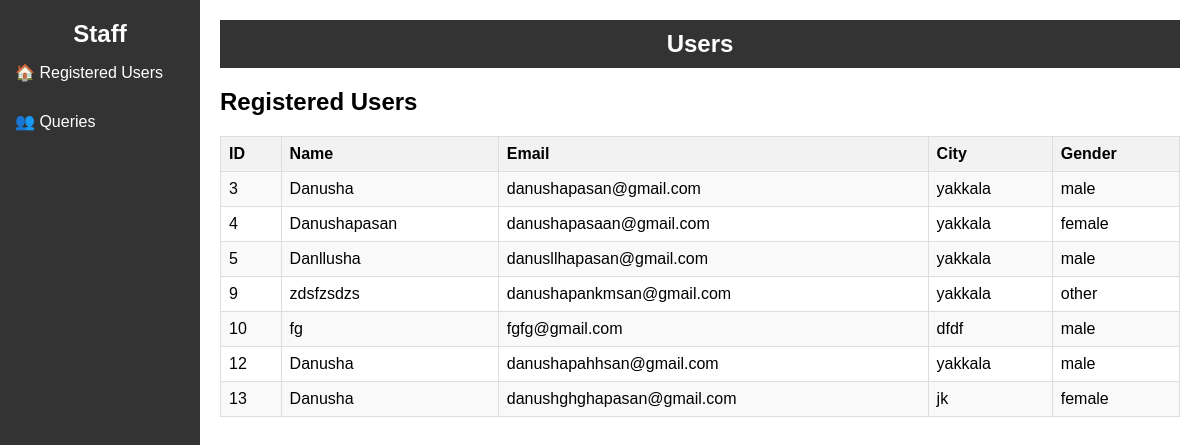
The app's page /staff.php (signed in) with its own data.
### tables this page shows
CREATE TABLE `users` (
  `id` int(11) NOT NULL,
  `username` varchar(50) NOT NULL,
  `email` varchar(100) NOT NULL,
  `city` varchar(50) DEFAULT NULL,
  `gender` enum('male','female','other') NOT NULL,
  `password` varchar(255) NOT NULL,
  `created_at` timestamp NOT NULL DEFAULT current_timestamp()
);

### staff.php (the view, shortened to what this page needs)
<?php
$host = "localhost";
$username = "root";
$password = "";
$database = "fitness_center";
$conn = new mysqli($host, $username, $password, $database);
$users_result = $conn->query("SELECT * FROM users");
?>
<!DOCTYPE html>
<html lang="en">
<head>
    <link rel="stylesheet" href="../css/admin.css">
</head>
<body>
    <div class="sidebar">
        <h2>Staff</h2>
        <ul>
            <li><a onclick="showSection('registered-users')"><span class="icon">🏠</span> Registered Users</a></li>
            <li><a onclick="showSection('user-queries')"><span class="icon">👥</span> Queries</a></li>
        </ul>
    </div>
    <div class="main-container">
        <div class="content-section active" id="registered-users">
            <div class="header">
                <h2 class="section-title">Users</h2>
            </div>
            <div class="container">
                <section>
                    <h2>Registered Users</h2>
                    <table>
                        <tr>
                            <th>ID</th>
                            <th>Name</th>
                            <th>Email</th>
                            <th>City</th>
                            <th>Gender</th>
                        </tr>
                        <?php while ($user = $users_result->fetch_assoc()) { ?>
                            <tr>
                                <td><?php echo $user['id']; ?></td>
                                <td><?php echo $user['username']; ?></td>
                                <td><?php echo $user['email']; ?></td>
                                <td><?php echo $user['city']; ?></td>
                                <td><?php echo $user['gender']; ?></td>
                            </tr>
                        <?php } ?>
                    </table>
                </section>
            </div>
        </div>
    </div>
</body>
</html>

### admin.css (style rules this page uses)
* { margin: 0; padding: 0; box-sizing: border-box; }
body { display: flex; font-family: Arial, sans-serif; margin: 0; }
.sidebar { width: 200px; background-color: #333; color: #fff; padding-top: 20px; height: 100%; position: fixed; }
.sidebar h2 { text-align: center; margin: 0; font-size: 1.5em; }
.sidebar ul { list-style-type: none; padding: 0; margin: 0; }
.sidebar ul li { padding: 15px; text-align: left; }
.sidebar ul li a { color: #fff; text-decoration: none; display: block; cursor: pointer; }
.main-container { margin-left: 200px; padding: 20px; width: calc(100% - 200px); }
.content-section { display: none; }
.content-section.active { display: block; }
.header { background-color: #333; color: #fff; padding: 10px; margin-bottom: 20px; text-align: center; }
.header h2 { margin: 0; }
table { width: 100%; border-collapse: collapse; margin-top: 20px; }
table, th, td { border: 1px solid #ddd; padding: 8px; }
th { background-color: #f2f2f2; text-align: left; }
tr:nth-child(even) { background-color: #f9f9f9; }

### records on screen
users: id "3", username "Danusha", email "danushapasan@gmail.com", city "yakkala", gender "male"
users: id "4", username "Danushapasan", email "danushapasaan@gmail.com", city "yakkala", gender "female"
users: id "5", username "Danllusha", email "danusllhapasan@gmail.com", city "yakkala", gender "male"
users: id "9", username "zdsfzsdzs", email "danushapankmsan@gmail.com", city "yakkala", gender "other"
users: id "10", username "fg", email "fgfg@gmail.com", city "dfdf", gender "male"
users: id "12", username "Danusha", email "danushapahhsan@gmail.com", city "yakkala", gender "male"
users: id "13", username "Danusha", email "danushghghapasan@gmail.com", city "jk", gender "female"
